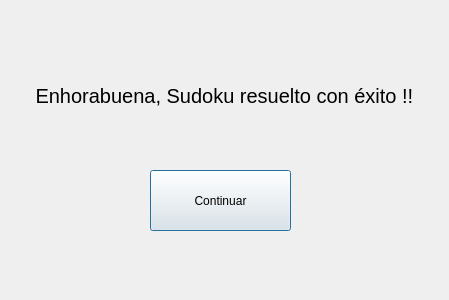
<?xml version="1.0" encoding="UTF-8"?>
<ui version="4.0">
 <class>Dialog</class>
 <widget class="QDialog" name="Dialog">
  <property name="geometry">
   <rect>
    <x>0</x>
    <y>0</y>
    <width>449</width>
    <height>300</height>
   </rect>
  </property>
  <property name="windowTitle">
   <string>Dialog</string>
  </property>
  <widget class="QLabel" name="label">
   <property name="geometry">
    <rect>
     <x>30</x>
     <y>40</y>
     <width>401</width>
     <height>111</height>
    </rect>
   </property>
   <property name="styleSheet">
    <string notr="true">font-size:20px</string>
   </property>
   <property name="text">
    <string> Enhorabuena, Sudoku resuelto con éxito !!</string>
   </property>
  </widget>
  <widget class="QPushButton" name="pushButton">
   <property name="geometry">
    <rect>
     <x>150</x>
     <y>170</y>
     <width>141</width>
     <height>61</height>
    </rect>
   </property>
   <property name="text">
    <string>Continuar</string>
   </property>
  </widget>
 </widget>
 <resources/>
 <connections/>
</ui>
